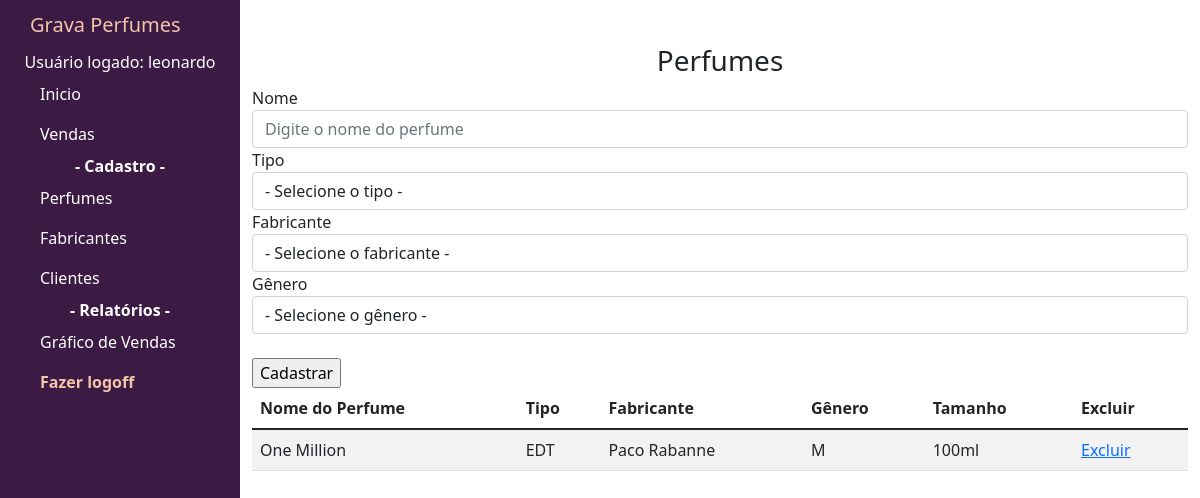
Screenshot of /listagemperfumes (signed in) with the database file from the repository.
### gravaperfumes/models.py (models this page shows, shortened)
class Perfume(models.Model):
    TAMANHOS = (('25ml','25ml'),('30ml','30ml'),('50ml','50ml'),('65ml','65ml'),('75ml','75ml'),('80ml','80ml'),('90ml','90ml'),('100ml','100ml'),('118ml','118ml'),('125ml','125ml'),('150ml','150ml'),('200ml','200ml'))
    GENEROS = (('M','Masculino'),('F','Feminino'),('U','Unissex'))
    TIPOS = (('EAI','Eau Intense'),('EDC','Eau de Cologne'),('EDT','Eau de Toilette'),('EDP','Eau de Parfum'),('P','Parfum'))
    nome = models.CharField(max_length=50)
    fabricante = models.ForeignKey(Fabricante, on_delete=models.PROTECT)
    tamanho = models.TextField(max_length=5,choices=TAMANHOS, blank=False,null=False,default='100ml')
    genero = models.CharField(max_length=1, choices=GENEROS, blank=False,null=False,default='M')
    tipo = models.CharField(max_length=3, choices=TIPOS, blank=False,null=False,default='EDT')

class Fabricante(models.Model):
    nome = models.CharField(max_length=50)

### gravaperfumes/views.py (the view)
# urls.py: path('listagemperfumes',views.listagemperfumes,name='listagemperfumes'),
def listagemperfumes(request):
    if request.user.is_authenticated:
        if request.method == 'POST':
            if request.POST.get('nome'):
                id_tipo = int(request.POST.get('tipo'))
                id_fabricante = int(request.POST.get('fabricante'))
                post = Perfume(nome=request.POST.get('nome'),fabricante_id=id_fabricante,genero_id=id_genero,tamanho_id=id_tamanho,tipo_id=id_tipo)
                post.save()
                perfumes = Perfume.objects.all().order_by('nome')
                fabricantes = Fabricante.objects.all().order_by('nome')
                return render(request, 'listagemperfumes.html',context={'perfumes':perfumes,'fabricantes':fabricantes})
        else:
            perfumes = Perfume.objects.all().order_by('nome')
            fabricantes = Fabricante.objects.all().order_by('nome')
        return render(request, 'listagemperfumes.html',context={'perfumes':perfumes,'fabricantes':fabricantes})
    else:
        return render(request,'logoff.html')

### gravaperfumes/templates/listagemperfumes.html (shortened to what this page needs)
{% extends 'base.html' %}
{% block content %}
<h3><center> Perfumes </center></h3>
<form name ="" method="POST">{% csrf_token %}
    <div class="form-group">
      <label for="exampleFormControlInput1">Nome</label>
      <input name="nome" type="text" class="form-control" id="exampleFormControlInput1" placeholder="Digite o nome do perfume">
    </div>
    <div class="form-group">
      <label for="exampleFormControlSelect1">Tipo</label>
      <select name="tipo" class="form-control" id="exampleFormControlSelect1">
        <option> - Selecione o tipo - </option>
      </select>
    </div>
    <div class="form-group">
      <label for="exampleFormControlSelect1">Fabricante</label>
      <select name="fabricante" class="form-control" id="exampleFormControlSelect1">
        <option> - Selecione o fabricante - </option>
      </select>
    </div>
    <div class="form-group">
        <label for="exampleFormControlSelect1">Gênero</label>
        <select name='genero' class="form-control" id="exampleFormControlSelect1">
          <option> - Selecione o gênero - </option>
        </select>
    </div>
    <div class="form-group">
      <br>
      <input type="submit" value="Cadastrar">
    </div>
  </form>
<div class="table-wrapper-scroll-y my-custom-scrollbar">
  <table class="table table-striped mb-1">
      <thead>
          <tr>
              <th scope="col">Nome do Perfume</th>
              <th scope="col">Tipo</th>
              <th scope="col">Fabricante</th>
              <th scope="col">Gênero</th>
              <th scope="col">Tamanho</th>
              <th scope="col">Excluir</th>
          </tr>
      </thead>
          {% for perfume in perfumes %}
          <tbody>
              <tr>
                  <td>{{ perfume.nome }}</td>
                  <td>{{ perfume.tipo }}</td>
                  <td>{{ perfume.fabricante.nome }}</td>
                  <td>{{ perfume.genero }}</td>
                  <td>{{ perfume.tamanho }}</td>
                  <td><a href="{% url 'deletar_perfume' id=perfume.id %}">Excluir</a></td>
              </tr>
          </tbody>
          {% endfor %}
  </table>
</div>
{% endblock %}

### gravaperfumes/templates/base.html (shortened to what this page needs)
{% load static %}
<!DOCTYPE html>
<html lang="pt-br">
<head>
    <link href="https://cdn.jsdelivr.net/npm/bootstrap@5.1.3/dist/css/bootstrap.min.css" rel="stylesheet">
    <link link rel="stylesheet" type="text/css" href="{% static 'base.css' %}"/>
</head>
<body>
    <div class="sidebar-container">
        <div class="sidebar-logo">Grava Perfumes</div>
        <div><center>Usuário logado: {{ user.username }}</center></div>
        <ul class="sidebar-navigation">
          <li>
            <a href="{% url 'menu' %}">
               Inicio
            </a>
          </li>
          <li>
            <a href="{% url 'listagemvendas' %}">
               Vendas
            </a>
          </li>
          <b><center>- Cadastro -</center></b>
          <li>
            <a href="{% url 'listagemperfumes' %}">
               Perfumes
            </a>
          </li>
          <li>
            <a href="{% url 'listagemfabricantes' %}">
               Fabricantes
            </a>
          </li>
          <li>
            <a href="{% url 'listagemclientes' %}">
               Clientes
            </a>
          </li>
          <b><center>- Relatórios -</center></b>
          <li>
            <a href="{% url 'dashboard' %}">
               Gráfico de Vendas
            </a>
          </li>
          <li>
            <a href="{% url 'sair' %}">
               <b style="color:#f3c3aa;">Fazer logoff</b>
            </a>
          </li>
        </ul>
      </div>
      dashboard
      <div class="content-container">
        <div class="container-fluid">
          {% block content %}
          {% endblock %}
        </div>
      </div>
</body>
</html>

### gravaperfumes/static/base.css (style rules this page uses)
.sidebar-container { position: fixed; width: 240px; height: 100%; left: 0; overflow-x: hidden; overflow-y: auto; background: #3b1b43; color: #fff; }
.content-container { padding-top: 20px; }
.sidebar-logo { padding: 10px 15px 10px 30px; font-size: 20px; background-color: #3b1b43; color:#f3c3aa; }
.sidebar-navigation { padding: 0; margin: 0; list-style-type: none; position: relative; }
.sidebar-navigation li { background-color: transparent; position: relative; display: inline-block; width: 100%; line-height: 20px; }
.sidebar-navigation li a { padding: 10px 15px 10px 30px; display: block; color: #fff; }
.sidebar-navigation li a { text-decoration: none; }
.sidebar-navigation li a { text-decoration: none; outline: none; }
.sidebar-navigation li::before { position: absolute; content: ''; height: 100%; left: 0; top: 0; -webkit-transition: width 0.2s ease-in; transition: width 0.2s ease-in; width: 3px; z-index: -1; }
.content-container { padding-left: 240px; }
.my-custom-scrollbar { position: relative; height: 200px; overflow: auto; }
.table-wrapper-scroll-y { display: block; }

### rows the page displays
Perfume: nome "One Million", tipo "EDT", fabricante.nome "Paco Rabanne", genero "M", tamanho "100ml"

### other values shown
{{ user.username }} "leonardo"
